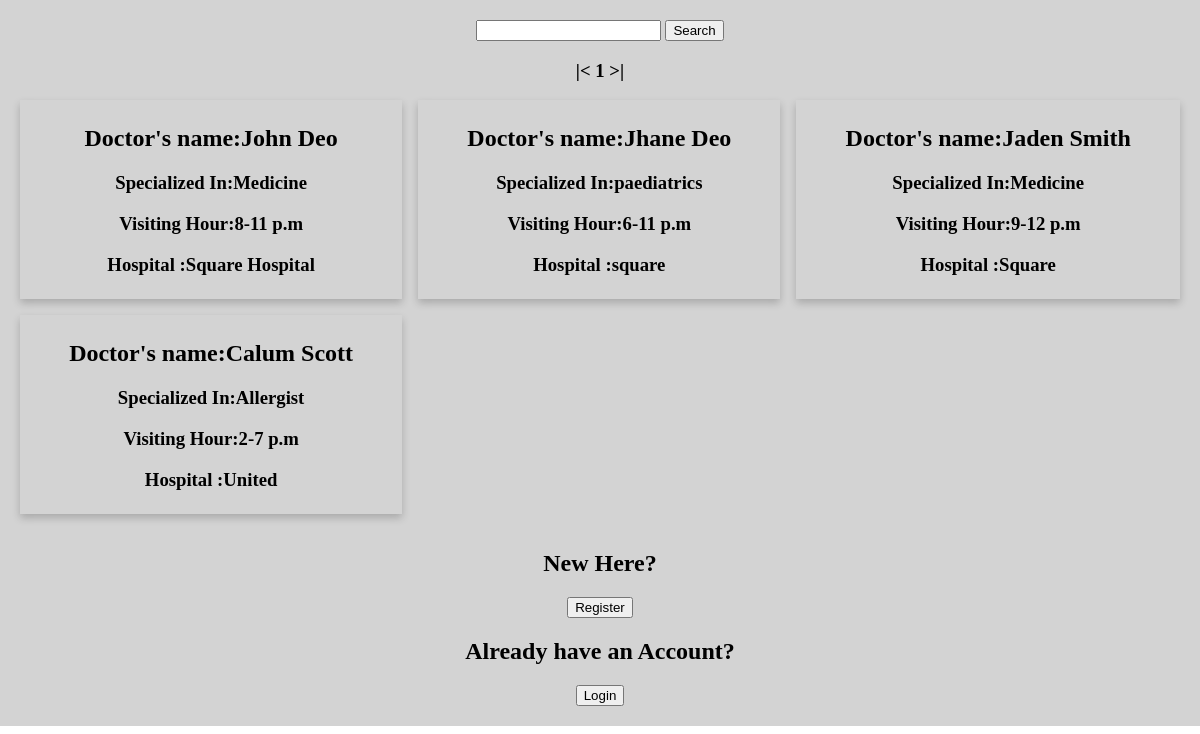
Page /docinfo.php on the committed database.
### tables this page shows
CREATE TABLE `doctor` (
  `id` int(100) NOT NULL,
  `fullname` varchar(20) NOT NULL,
  `hospital` varchar(100) NOT NULL,
  `specialization` varchar(100) NOT NULL,
  `visitinghour` varchar(10) NOT NULL,
  `username` varchar(20) NOT NULL,
  `password` varchar(10) NOT NULL
);

### docinfo.php (the view, shortened to what this page needs)
<?php
	Echo"<!DOCTYPE html>
	<html>
	<head>
	<link rel='stylesheet' href='main.css'>
	<title>Doctor's Information</title>
	</head>
	<body>
	<div class='container'>
	<form method='post' action='searchresult.php'>
	<input type='text' name='search' />
	<input type='submit' value='Search' name='submitsearch' />
	</form>
	";
	require("docinfodb.php");
    $jsn=json_decode($jsonrevData);
    echo"
    <div class='docinfo'>
    ";
    for($i=0;$i<sizeof($jsn);$i++){
    	echo"<div class='card'>
    	<h2>Doctor's name:".$jsn[$i]->fullname."</h2>
    	<h3>Specialized In:".$jsn[$i]->specialization."</h3>
    	<h3>Visiting Hour:".$jsn[$i]->visitinghour." p.m</h3>
    	<h3>Hospital :".$jsn[$i]->hospital."</h3>
    	";
		echo"</div>";
	}
	echo"
	</div>";
	if(isset($_SESSION['patientusername'])){
    	echo"<button><a href='patienthomepage.php'>Home</a></button>
    	<form class='patient'  method='post' action='patientlogin.php' >
		<input type='submit' value='Logout' name='patientlogout' />
		</form>";
		}
		else{
			echo"<h2>New Here?</h2>
				<button><a href='register.php'>Register</a></button>
				<h2>Already have an Account?</h2>
				<button><a href='login.php'>Login</a></button>";
		}
	echo"</div>
	</body>
	</html>
	";
?>

### docinfodb.php (shortened to what this page needs)
<?php
$num_rec_per_page=9;
function getJSONDB($sql){
    $conn = mysqli_connect("localhost", "root", "","doctormanagement");
	$result = mysqli_query($conn, $sql)or die(mysqli_error($conn));
	$arr=array();
    while($row = mysqli_fetch_assoc($result))
    {
		$arr[]=$row;
    }
	return json_encode($arr);
}
   $sql="select * from doctor";
   $jsonrevData=getJSONDB($sql);
        $data = json_decode($jsonrevData, true);
        $total_records = count($data);
        $total_pages = ceil($total_records / $num_rec_per_page);
            echo "<h3><a  href='docinfo.php?page=1'>".'|<'."</a> ";
            for ($i=1; $i<=$total_pages; $i++)
            {
                echo "<a href='docinfo.php?page=".$i."'>".$i." </a>";
            };
                echo "<a href='docinfo.php?page=".$total_pages."'>".'>|'."</a></h3>";
?>

### main.css (style rules this page uses)
body { margin: 0; padding: 0; }
a { text-decoration: none; color: black; }
.container { height: 100%; width: auto; background: lightgrey; text-align: center; padding: 20px; }
.docinfo { display: grid; grid-template-areas: 'cardinfo cardinfo cardinfo' 'cardinfo cardinfo cardinfo' 'cardinfo cardinfo cardinfo'; grid-gap: 1rem; }
.card { height: auto; width: auto; text-align: center; padding: 5px; box-shadow: 0 4px 8px 0 rgba(0,0,0,0.2); transition: 0.3s; }

### rows in the picture
doctor: fullname "John Deo", specialization "Medicine", visitinghour "8-11", hospital "Square Hospital"
doctor: fullname "Jhane Deo", specialization "paediatrics", visitinghour "6-11", hospital "square"
doctor: fullname "Jaden Smith", specialization "Medicine", visitinghour "9-12", hospital "Square"
doctor: fullname "Calum Scott", specialization "Allergist", visitinghour "2-7", hospital "United"
